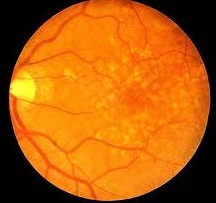
%> input picture 1.jpg, 216 x 203 px
$ octave --eval "result = sift(imread('1.jpg'));"   (GNU Octave 9; MATLAB toolbox functions it lacks are replaced by stand-ins)
%> lines starting %> are read from the running program, lines starting %| are printed output that depends on the picture; in (x1, y1, x2, y2) boxes, pixels count from 0 and x2, y2 are one past the last pixel; in counts of white or black regions, pixels touching at a corner belong together; the program's own positions count from 1

function [imgtemp5, Map]=sift(img)
[~,~,ColorChannel] = size(img);
%> ColorChannel = 3
if ColorChannel > 1
    img = rgb2gray(img);
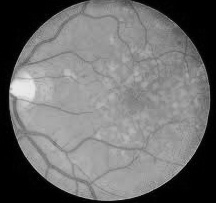
%> img: size 203x216 uint8; min 0, max 235, mean 110.1
end
img = double(img)/255;
%> img: size 203x216 double
ScaleSpaceNum = 3; % number of scale space intervals
SigmaOrigin = 2^0.5; % default sigma
ScaleFactor = 2^(1/ScaleSpaceNum);
StackNum = ScaleSpaceNum + 3; % number of stacks = number of scale space intervals + 3
OctaveNum = 3;
GaussianFilterSize = 21;
OctaveImage = {OctaveNum,StackNum}; % save the Gaussian-filtered results of image
OctaveImageDiff = {OctaveNum,StackNum-1}; % save the Difference of Gaussian-filtered results of image


% Gaussian Convolution of Images in Each Octave
ImgOctave = cell(OctaveNum,1);
for Octave = 1:OctaveNum
    Sigma = SigmaOrigin * 2^(Octave-1); % when up to a new octave, double the sigma
    ImgOctave{Octave} = imresize(img, 2^(-(Octave-1)));
    for s = 1:StackNum
        SigmaScale = Sigma * ScaleFactor^(s-2);
        % calculate Guassian kernel
        GaussianFilter = fspecial('gaussian',[GaussianFilterSize,GaussianFilterSize],SigmaScale);
        % do convolution with Gassian kernel
        OctaveImage{Octave,s} = imfilter(ImgOctave{Octave}, GaussianFilter,'symmetric');
    end
end
%> after the loop, ImgOctave = 3 items; OctaveImage = 18 items
% calculate difference of Gaussian (in original paper eq.1)
for Octave = 1:OctaveNum
    for s = 1:StackNum-1
        OctaveImageDiff{Octave,s} = OctaveImage{Octave,s+1} - OctaveImage{Octave,s};
    end
end
%> after the loop, OctaveImageDiff = 15 items
% Find the local minima and maxima between stacks
DiffMinMaxMap = cell(OctaveNum,StackNum-3);
for Octave = 1:OctaveNum
    for s = 2:size(OctaveImageDiff,2)-1
        CompareDiffImg = zeros(size(OctaveImage{Octave,1},1)-2,size(OctaveImage{Octave,1},2)-2,27);
        indx = 0; % 3rd dimension indx for CompareDiffImg
        for s2 = s-1:s+1
            for k = 1:9
                [i,j] = ind2sub([3,3],k);
                CompareDiffImg(:,:,indx+k) = OctaveImageDiff{Octave,s2}(i:end-3+i,j:end-3+j);
            end
            indx = indx + 9;
        end
        [~,MinMap] = min(CompareDiffImg,[],3);
        MinMap = (MinMap == 14);
        [~,MaxMap] = max(CompareDiffImg,[],3);
        MaxMap = (MaxMap == 14);
        DiffMinMaxMap{Octave,s-1} = MinMap + MaxMap; % the center indx is 9 + 5 = 14
    end
end
%> after the loop, DiffMinMaxMap = 9 items

% Accurate keypoint localization
UnstableExtremaThreshold = 0.03; % set the threshold as 0.03 (the same as the original paper)
DiffMinMaxMapAccurate = DiffMinMaxMap;
%> DiffMinMaxMapAccurate = 9 items
for Octave = 1:OctaveNum
    Sigma = SigmaOrigin * 2^(Octave-1);
    for DiffMinMaxMapIndx = 1:size(DiffMinMaxMap,2)
        Map = DiffMinMaxMap{Octave,DiffMinMaxMapIndx};
        SSCindx = find(Map); % Scale-Space-Corner Index
        if isempty(SSCindx)
            continue;
        end
        for ssc = 1:length(SSCindx)
            [Row,Col] = ind2sub([size(Map,1),size(Map,2)], SSCindx(ssc));
            if (Row <= 1) || (Row >= size(Map,1)) || (Col <= 1) || (Col >= size(Map,2))
                DiffMinMaxMapAccurate{Octave,DiffMinMaxMapIndx}(Row,Col) = 0; % discard out of matrix boundary
                continue;
            end
            RowDiff = OctaveImageDiff{Octave,DiffMinMaxMapIndx+1}(Row+1,Col) - OctaveImageDiff{Octave,DiffMinMaxMapIndx+1}(Row-1,Col);
            ColDiff = OctaveImageDiff{Octave,DiffMinMaxMapIndx+1}(Row,Col+1) - OctaveImageDiff{Octave,DiffMinMaxMapIndx+1}(Row,Col-1);
            ScaleDiff = OctaveImageDiff{Octave,DiffMinMaxMapIndx+2}(Row,Col) - OctaveImageDiff{Octave,DiffMinMaxMapIndx}(Row,Col);
            offset = [2; 2; Sigma * ScaleFactor^(DiffMinMaxMapIndx) - Sigma * ScaleFactor^(DiffMinMaxMapIndx-2)];
            DxHat = OctaveImageDiff{Octave,DiffMinMaxMapIndx+1}(Row,Col) + 0.5 * ([RowDiff,ColDiff,ScaleDiff] * offset);
            if abs(DxHat) < UnstableExtremaThreshold
                DiffMinMaxMapAccurate{Octave,DiffMinMaxMapIndx}(Row,Col) = 0; % discard unstable extrema
            end
        end
    end
end
% Eliminating edge responses
gamma = 10; % set the threshold gamma as 10 (the same as the original paper)
DetermineThreshold = (gamma + 1)^2 / gamma;
DiffMinMaxMapNoEdge = DiffMinMaxMapAccurate;
%> DiffMinMaxMapNoEdge = 9 items
for Octave = 1:OctaveNum
    for DiffMinMaxMapIndx = 1:size(DiffMinMaxMap,2)
        Map = DiffMinMaxMapAccurate{Octave,DiffMinMaxMapIndx};
        SSCindx = find(Map); % Scale-Space-Corner Index
        if isempty(SSCindx)
            continue;
        end
        for ssc = 1:length(SSCindx)
            [Row,Col] = ind2sub([size(Map,1),size(Map,2)], SSCindx(ssc));
            if (Row <= 1) || (Row >= size(Map,1)) || (Col <= 1) || (Col >= size(Map,2))
                DiffMinMaxMapNoEdge{Octave,DiffMinMaxMapIndx}(Row,Col) = 0; % discard out of matrix boundary
                continue;
            end
            Dyy = OctaveImageDiff{Octave,DiffMinMaxMapIndx+1}(Row+1,Col) - 2*OctaveImageDiff{Octave,DiffMinMaxMapIndx+1}(Row,Col) + OctaveImageDiff{Octave,DiffMinMaxMapIndx+1}(Row-1,Col);
            Dxx = OctaveImageDiff{Octave,DiffMinMaxMapIndx+1}(Row,Col+1) - 2*OctaveImageDiff{Octave,DiffMinMaxMapIndx+1}(Row,Col) + OctaveImageDiff{Octave,DiffMinMaxMapIndx+1}(Row,Col-1);
            Dxy = OctaveImageDiff{Octave,DiffMinMaxMapIndx+1}(Row-1,Col+1) - OctaveImageDiff{Octave,DiffMinMaxMapIndx+1}(Row-1,Col-1) - OctaveImageDiff{Octave,DiffMinMaxMapIndx+1}(Row+1,Col+1) + OctaveImageDiff{Octave,DiffMinMaxMapIndx+1}(Row+1,Col-1);
            TrH = Dxx + Dyy;
            DetH = Dxx*Dyy - Dxy^2;
            if ((TrH^2 / DetH) >= DetermineThreshold)
                DiffMinMaxMapNoEdge{Octave,DiffMinMaxMapIndx}(Row,Col) = 0; % discard unstable extrema
            end
        end
    end
end

DominantOrientation = cell(size(DiffMinMaxMap));
%> DominantOrientation = {[], [], [], [], [], [], [], [], []}
SIFT = cell(size(DiffMinMaxMap));
%> SIFT = {[], [], [], [], [], [], [], [], []}
for Octave = 1:OctaveNum
    Sigma = SigmaOrigin * 2^(Octave-1); % when up to a new octave, double the sigma
    for DiffMinMaxMapIndx = 1:size(DiffMinMaxMap,2)
        stack = DiffMinMaxMapIndx+1;
        SigmaScale = Sigma * ScaleFactor^(stack-2);
        GaussianSmoothedImage = OctaveImage{Octave,stack};
        Map = DiffMinMaxMapNoEdge{Octave,DiffMinMaxMapIndx};
        SSCindx = find(Map); % Scale-Space-Corner Index
        if isempty(SSCindx)
            continue;
        end
        DomOri = zeros(length(SSCindx),2,36); % first column is for sita, second column is for magnitude
        sift = zeros(length(SSCindx),128,36);
        for ssc = 1:length(SSCindx)
            [Row,Col] = ind2sub([size(Map,1),size(Map,2)], SSCindx(ssc));
            Row = Row+1; Col = Col+1; % offset = [1,1];
            if (Row <= 10) || (Row >= size(GaussianSmoothedImage,1)-8) || (Col <= 10) || (Col >= size(GaussianSmoothedImage,2)-8)
                % skip if out of boundary
                continue;
            end
            % magnitude and sita of sample points in the patch
            mag = ((GaussianSmoothedImage(Row-8:Row+7,Col-7:Col+8) - GaussianSmoothedImage(Row-8:Row+7,Col-9:Col+6)).^2 + (GaussianSmoothedImage(Row-7:Row+8,Col-8:Col+7) - GaussianSmoothedImage(Row-9:Row+6,Col-8:Col+7)).^2).^0.5;
            sita = atan2((GaussianSmoothedImage(Row-7:Row+8,Col-8:Col+7) - GaussianSmoothedImage(Row-9:Row+6,Col-8:Col+7)),(GaussianSmoothedImage(Row-8:Row+7,Col-7:Col+8) - GaussianSmoothedImage(Row-8:Row+7,Col-9:Col+6)));
            sita = mod(sita + 2*pi, 2*pi); % the range of atan2 function is -pi~pi, map it to 0~2*pi
            % Dominant orientation calculation
            GaussianFilter = fspecial('gaussian',[9,9],1.5*SigmaScale);
            Dmag = mag(5:13,5:13).* GaussianFilter; % magnitude is weighted by gaussian filter
            sitaquantize = mod(sita(5:13,5:13) + pi/36,2*pi);
            sitaquantize = floor(sitaquantize / (2*pi/36));
            sitabin = zeros(36,1);
            for patchindx = 1:9^2
                sitabin(sitaquantize(patchindx)+1) = sitabin(sitaquantize(patchindx)+1) + Dmag(patchindx);
            end
            maxsitabin = max(sitabin);
            DominantOriBin = find((sitabin / maxsitabin) >= 0.8); % duplicate the feature when non-maximum magnitude of orientation is also big
            DominantOriSita = (DominantOriBin-1)*(2*pi/36);
            DomOri(ssc,1,1:length(DominantOriSita)) = DominantOriSita;
            DomOri(ssc,2,1:length(DominantOriSita)) = sitabin((sitabin / maxsitabin) >= 0.8);
            % SIFT feature calculation
            for DomOriIndx = 1:length(DominantOriSita)
                GaussianFilter = fspecial('gaussian',[16,16],8);
                Smag = mag.* GaussianFilter;
                sitaquantize = mod(sita - DominantOriSita(DomOriIndx) + pi/8 + 2*pi,2*pi);
                sitaquantize = floor(sitaquantize / (2*pi/8));
                sitabin = zeros(8,4,4);
                for patchindx = 1:16^2
                    [row,col] = ind2sub([16,16], patchindx);
                    row = floor((row-1)/4)+1;
                    col = floor((col-1)/4)+1;
                    sitabin(sitaquantize(patchindx)+1,row,col) = sitabin(sitaquantize(patchindx)+1,row,col) + Smag(patchindx);
                end
                sitabin = bsxfun(@times,sitabin,sum(sitabin.^2,1).^(-0.5)); % normalize the vector
                sitabin(sitabin > 0.2) = 0.2; % threshold the maximum value as 0.2
                sitabin = bsxfun(@times,sitabin,sum(sitabin.^2,1).^(-0.5)); % renormalize
                sift(ssc,:,DomOriIndx) = sitabin(:);
            end
        end
        DominantOrientation{Octave,DiffMinMaxMapIndx} = DomOri;
        SIFT{Octave,DiffMinMaxMapIndx} = sift;
    end
end
%> after the loop, DominantOrientation = 9 items; SIFT = 9 items

imgtemp4 = img*0.5;
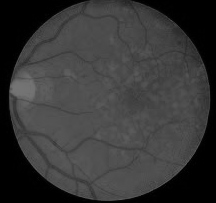
%> imgtemp4: size 203x216 double; min 0, max 0.461, mean 0.216
figure,imshow(uint8(imgtemp4*255));
for i = 1:3
for j = 1:3
for k = 1:2
if isempty(DominantOrientation{i,j})
continue
end
DomOri = DominantOrientation{i,j}(:,:,k);
DOx = cos(DomOri(:,1)).*DomOri(:,2)*200;
DOy = sin(DomOri(:,1)).*DomOri(:,2)*200;
Map = DiffMinMaxMapNoEdge{i,j};
SSCindx = find(Map); % Scale-Space-Corner Index
for ssc = 1:length(SSCindx)
    hold on;
    [Row,Col] = ind2sub([size(Map,1),size(Map,2)], SSCindx(ssc));
    Row = Row*2^(i-1)+1; Col = Col*2^(i-1)+1; % offset = [1,1];
    if (Row > size(img,1)) || (Col > size(img,2))
        continue
    end
    quiver(Col,Row,DOx(ssc),DOy(ssc),'r')
end
end
end
end
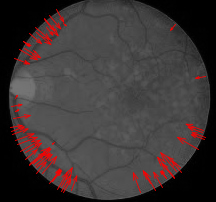
%> figure redrawn from the program's plot data
hold off;
%
imgtemp5 = img*0.5;
for i = 1:3
for j = 1:3
for k = 1:2
if isempty(DominantOrientation{i,j})
continue
end
Map = DiffMinMaxMapNoEdge{i,j};
SSCindx = find(Map); % Scale-Space-Corner Index
for ssc = 1:length(SSCindx)
    [Row,Col] = ind2sub([size(Map,1),size(Map,2)], SSCindx(ssc));
    Row = Row*2^(i-1)+1; Col = Col*2^(i-1)+1; % offset = [1,1];
    if (Row > size(img,1)) || (Col > size(img,2))
        continue
    end
    imgtemp5(Row,Col) = 1;
end
end
end
end
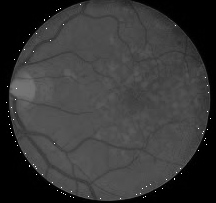
%> imgtemp5: size 203x216 double; 0.2% of pixels changed, all inside (x1, y1, x2, y2) = (6, 4, 211, 199)
figure,imshow(uint8(imgtemp5*255));
end

$ run again, on 10.jpg
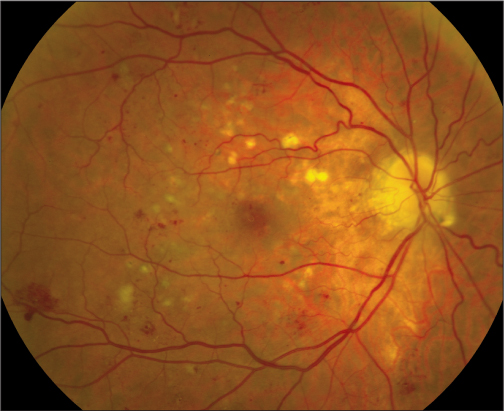
%> input picture 10.jpg, 504 x 411 px
%> in sift, `img = rgb2gray(img);`:
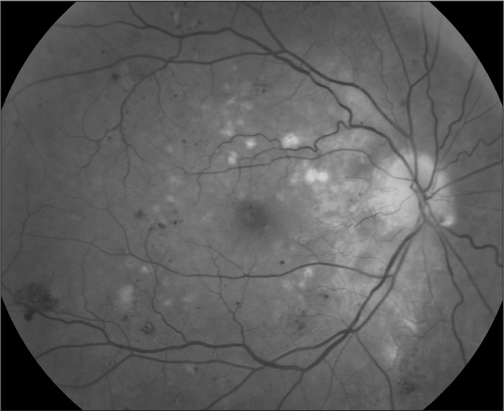
%> img: size 411x504 uint8; min 0, max 210, mean 93.2
%> after the loop in sift, `for Octave = 1:OctaveNum`: ImgOctave = 3 items; OctaveImage = 18 items
%> after the loop in sift, `for Octave = 1:OctaveNum`: OctaveImageDiff = 15 items
%> after the loop in sift, `for Octave = 1:OctaveNum`: DiffMinMaxMap = 9 items
%> in sift, `DominantOrientation = cell(size(DiffMinMaxMap));`: DominantOrientation = {[], [], [], [], [], [], [], [], []}
%> after the loop in sift, `for Octave = 1:OctaveNum`: DominantOrientation = 9 items
%> after the loop in sift, `for i = 1:3`:
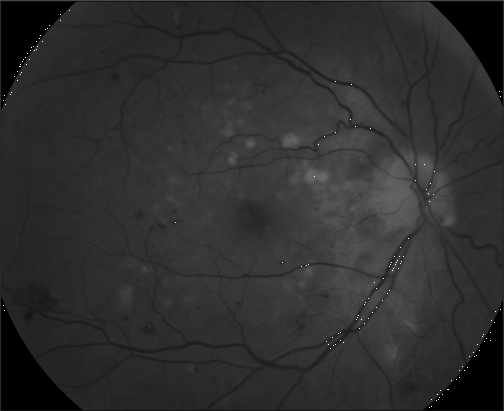
%> imgtemp5: size 411x504 double; min 0, max 1, mean 0.183

$ run again, on 12.jpg
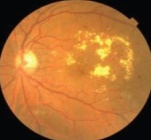
%> input picture 12.jpg, 151 x 140 px
%> in sift, `img = rgb2gray(img);`:
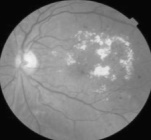
%> img: size 140x151 uint8; min 0, max 243, mean 121
%> after the loop in sift, `for Octave = 1:OctaveNum`: ImgOctave = 3 items; OctaveImage = 18 items
%> after the loop in sift, `for Octave = 1:OctaveNum`: OctaveImageDiff = 15 items
%> after the loop in sift, `for Octave = 1:OctaveNum`: DiffMinMaxMap = 9 items
%> in sift, `DominantOrientation = cell(size(DiffMinMaxMap));`: DominantOrientation = {[], [], [], [], [], [], [], [], []}
%> after the loop in sift, `for Octave = 1:OctaveNum`: DominantOrientation = 9 items
%> after the loop in sift, `for i = 1:3`:
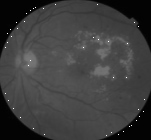
%> imgtemp5: size 140x151 double; min 0, max 1, mean 0.239
